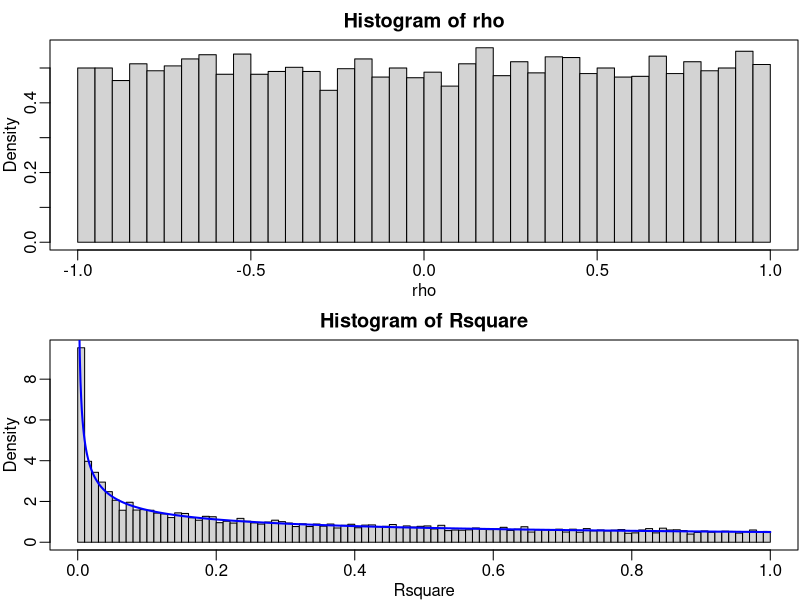
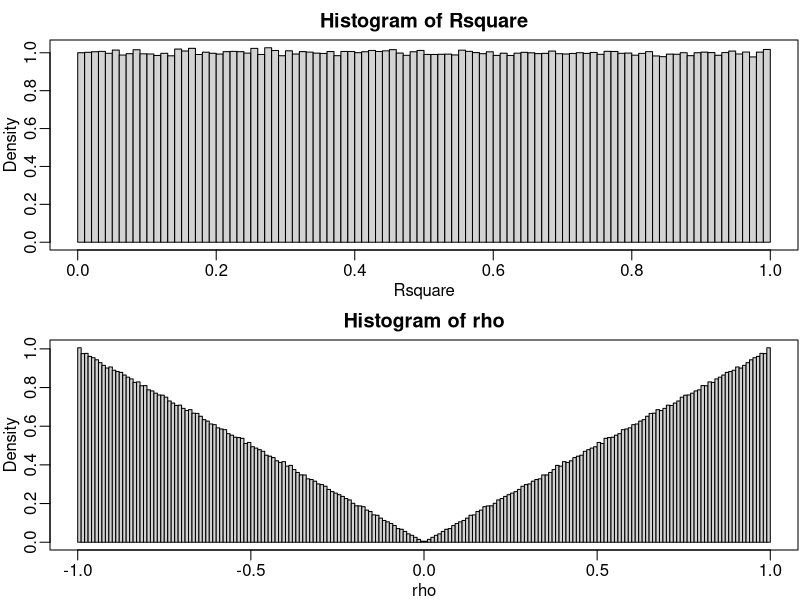
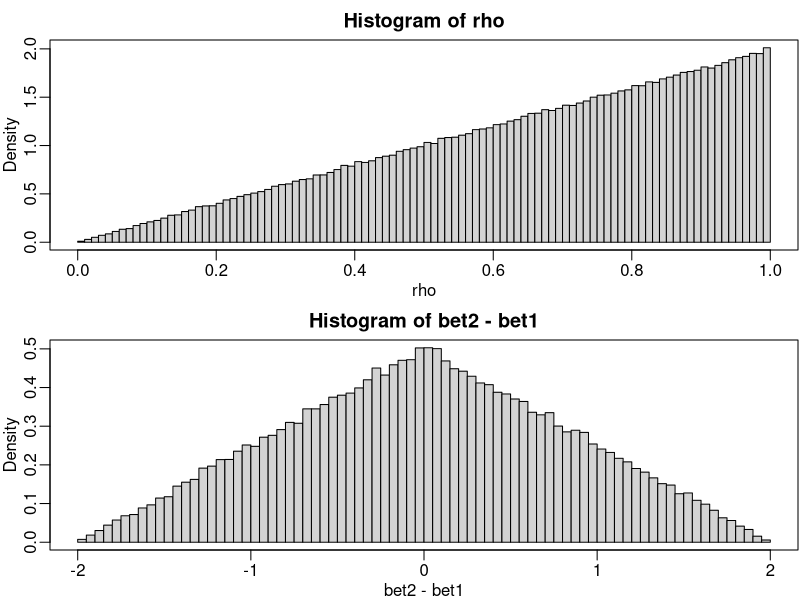
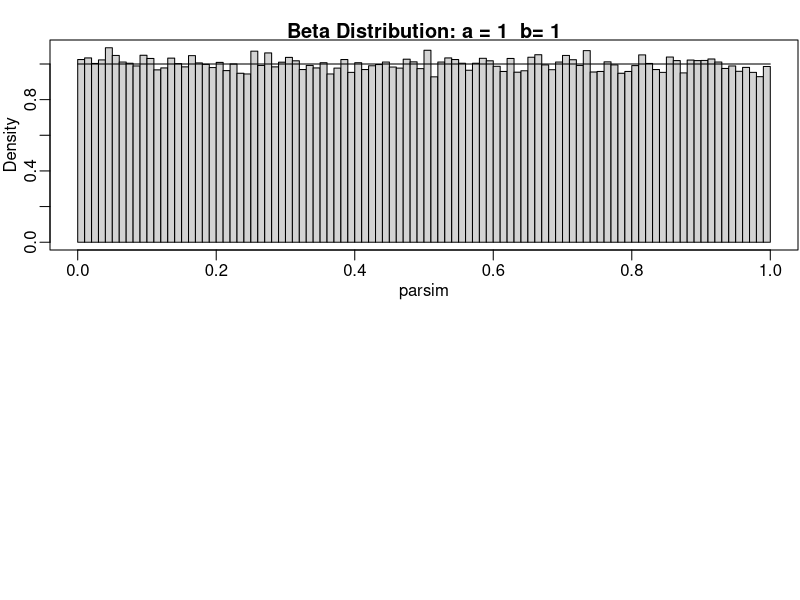

Source code (R) for these figures, in order:
# When designing priors ... 
# We can not not nothing about everything !!
# Isn't that nice ?

#
# Rt = rho Rt-1  + noise		Autoregression
#

# 1) Flat prior on rho - Effect on R-square

rho<-runif(10000,-1,1)
Rsquare<-rho^2
par(mfrow=c(2,1),mgp=c(1.5,0.5,0),mar=c(2.5,2.5,2,0.1))
hist(rho,nclass=50,prob=T);box()
hist(Rsquare,nclass=100,prob=T);box()
 

# Note we don't need to simulate, we can compute p(Rsq)
# by change of variable from rho to Rsq
# Make sure you can do that 
xx <-seq(0.001,1,length=1000)
lines(xx,1/(2*sqrt(xx)),col="blue",lwd=2)

# 2) Flat prior on Rsquare - Effect on rho.

Rsquare<-runif(1000000,0,1)		# Simulate prio R-squares
hist(Rsquare,nclass=100,prob=T);box()

# We can allow rho in [-1,1]

rho<-c(sqrt(Rsquare),-sqrt(Rsquare))	 # This trick is called antihetic
hist(rho,nclass=200,prob=T);box()

# Or maybe we don't and force rho>0
rho<-sqrt(Rsquare)
hist(rho,nclass=100,prob=T);box()

#
# Uniform prior on two regression Beta coefficient 
#

bet1<-runif(100000,0,2)
bet2<-runif(100000,0,2)

# Prior for the difference ?
hist(bet2-bet1,nclass=100,prob=T);box() 


#################
# A flexible prior for bounded parameters (like rho or Rsquare)
# The Beta density
# It allows to model "knowing a little" or "knowing a lot"


theta <-seq(0,1,length=1000)

aa<- 1
bb<- 1
ptheta<-dbeta(theta,aa,bb)
parsim<-rbeta(100000,aa,bb)

hist(parsim,nclass=100,prob=T,main="");box()
lines(theta,ptheta)
title(paste("Beta Distribution: a =",aa," b=",bb),line=0.1)

# By linear transformation the Beta domain [0,1]
# can be changed to any [LB,UB], like [-1,1] for a correlation
# coefficient






